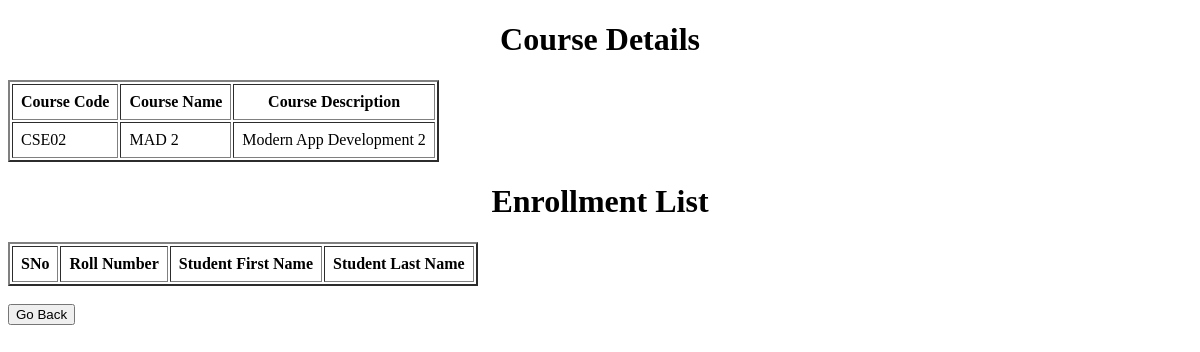
The app's page /course/2, older data.
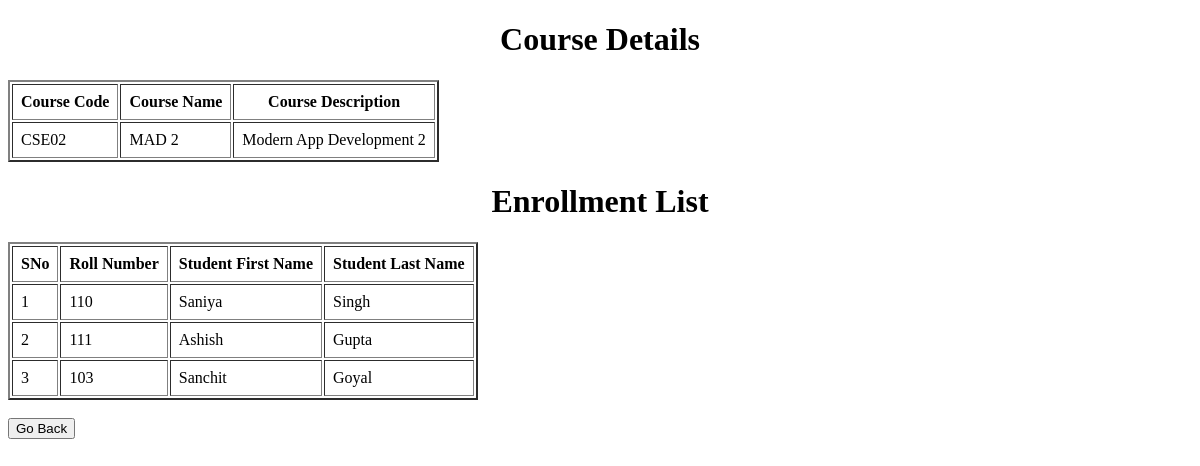
The same page, newer data.
### app.py (models this page shows)
class Student(db.Model):
    student_id = db.Column(db.Integer, primary_key = True, autoincrement = True)
    roll_number = db.Column(db.String, unique = True, nullable = False)
    first_name = db.Column(db.String, nullable = False)
    last_name = db.Column(db.String)

### app.py (the view)
@app.route('/course/<int:course_id>')
def course_info(course_id):
    this_course = Course.query.get(course_id)
    print(this_course)
    return render_template("course_info.html", course = this_course)

### templates/course_info.html (shortened to what this page needs)
<!DOCTYPE html>
<html lang="en">
<head>
</head>
<body>
    <h1 style="text-align: center;">Course Details</h1>
    <table id = 'course-detail' border="2" cellpadding="8px">
        <thead>
            <tr>
                <th>Course Code</th>
                <th>Course Name</th>
                <th>Course Description</th>
            </tr>
        </thead>
        <tbody>
            <tr>
                <td>{{ course.course_code }}</td>
                <td>{{ course.course_name }}</td>
                <td>{{ course.course_description }}</td>
            </tr>
        </tbody>
    </table>
    <h1 style="text-align: center;">Enrollment List</h1>
    <table id =  "course-table" border="2" cellpadding="8px">
        <thead>
            <tr>
                <th>SNo</th>
                <th>Roll Number</th>
                <th>Student First Name</th>
                <th>Student Last Name</th>
            </tr>
        </thead>
        <tbody>
            {% for student in course.students %}
            <tr>
                <td>{{ loop.index }}</td>
                <td>{{ student.roll_number }}</td>
                <td>{{ student.first_name }}</td>
                <td>{{ student.last_name }}</td>
            </tr>
            {% endfor %}
        </tbody>
    </table><br>
    <a href="/courses"><button>Go Back</button></a>
</body>
</html>

Row changes from the older to the newer data that the page shows:
added Student: roll_number "110", first_name "Saniya", last_name "Singh"
added Student: roll_number "111", first_name "Ashish", last_name "Gupta"
now on this page (row unchanged): Student: roll_number "103", first_name "Sanchit", last_name "Goyal"
